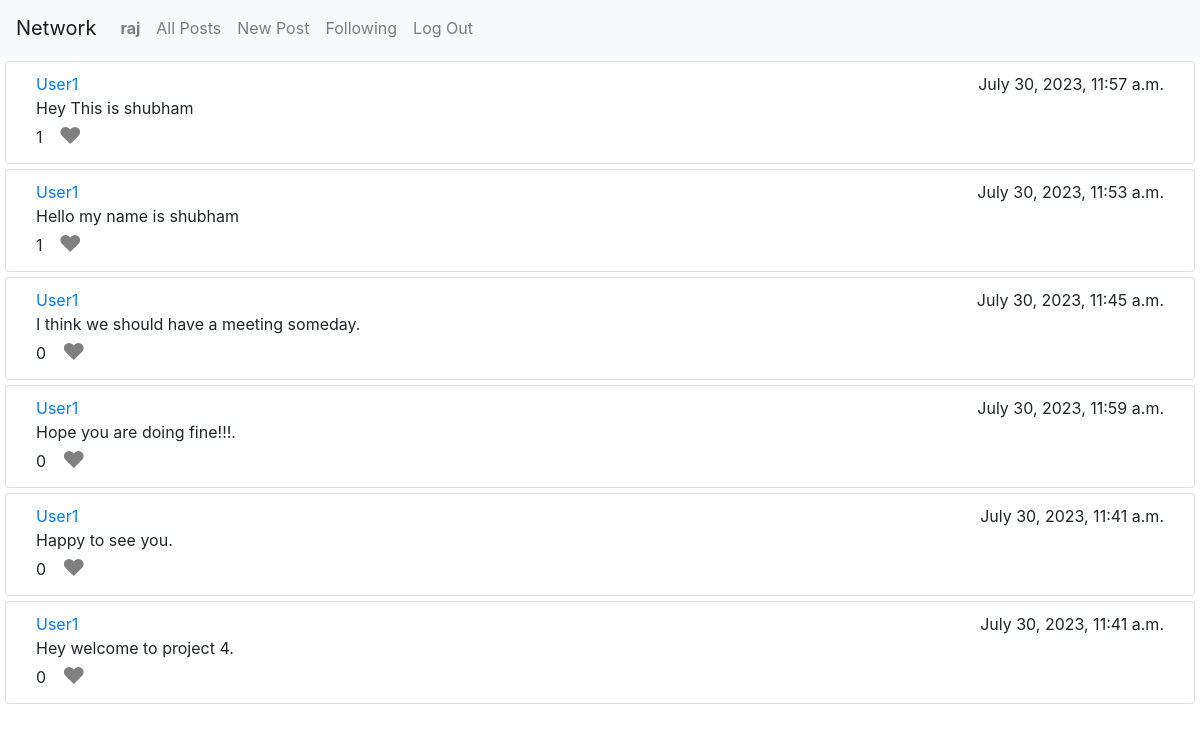
Page /following (signed in) on the committed database.
### network/models.py (models this page shows, shortened)
class User(AbstractUser):
    followers = models.ManyToManyField('self', related_name="followersUser", symmetrical=False, null=True, blank=True)
    following = models.ManyToManyField('self', related_name="followingUser", symmetrical=False, null=True, blank=True)

class Post(models.Model):
    user = models.ForeignKey(User, on_delete=models.CASCADE)
    post = models.TextField()
    time = models.DateTimeField(auto_now=True)
    likes = models.ManyToManyField(User, related_name='likepost')

### network/views.py (the view)
# urls.py: path("following", views.following, name="following"),
def following(request):
    if request.user.is_authenticated:
        currentUser = request.user
        followingList = User.objects.get(username = currentUser.username)
        post = None
        posts = []
        for list in followingList.following.all():
            if list != request.user:
                post=Post.objects.filter(user = list)
                posts.extend(post)
        if posts:
            posts.reverse()
        return render(request, "network/following.html", {"posts": posts})
    return HttpResponseRedirect('login')

### network/templates/network/following.html
{% extends "network/index.html" %}
{% block body %}
{{ block.super }}
{% endblock %}

### network/templates/network/index.html (shortened to what this page needs)
{% extends "network/layout.html" %}
{% block body %}
    {% for post in posts %}
    <div class="card" style="margin: 5px; box-sizing: border-box; padding: 10px 30px;">
        <div class="cardInner" style="display: flex; flex-direction: column;">
            <div style="display: flex; justify-content: space-between;">
                <a href="{% url 'profile' post.user %}">{{post.user}}</a>
                <div>{{post.time}}</div>
            </div>
            <div id="post-content-{{ post.id }}">{{post.post}}</div>
            <div style="display: flex; align-items: center;">
                <div id="post-content-like-count-{{ post.id }}">{{post.likes.count}}</div>
                {% if request.user in post.likes.all %}
                    <button class="like-button" id="post-content-like-button-{{ post.id }}" data-post-id="{{ post.id }}"  style="color: red;">&hearts;</button>
                {% else %}
                    <button class="like-button" id="post-content-like-button-{{ post.id }}" data-post-id="{{ post.id }}"  style="color: grey;" >&hearts;</button>
                {% endif %}
            </div>
        </div>
    </div>
    {% endfor %}
{% endblock %}

### network/templates/network/layout.html (shortened to what this page needs)
{% load static %}
<!DOCTYPE html>
<html lang="en">
    <head>
        <link rel="stylesheet" href="https://stackpath.bootstrapcdn.com/bootstrap/4.4.1/css/bootstrap.min.css">
        <link href="{% static 'network/styles.css' %}" rel="stylesheet">
    </head>
    <body style="height: 100vh;">
        <nav class="navbar navbar-expand-lg navbar-light bg-light">
            <a class="navbar-brand" href="">Network</a>
            <div>
              <ul class="navbar-nav mr-auto">
                {% if user.is_authenticated %}
                    <li class="nav-item">
                        <a class="nav-link" href="{% url 'profile' user.username %}"><strong>{{ user.username }}</strong></a>
                    </li>
                    <li class="nav-item">
                    <a class="nav-link" href="{% url 'index' %}">All Posts</a>
                    </li>
                    <li class="nav-item">
                        <a class="nav-link" href="{% url 'newpost' %}">New Post</a>
                    </li>
                    <li class="nav-item">
                        <a class="nav-link" href="{% url 'following' %}">Following</a>
                    </li>
                    <li class="nav-item">
                        <a class="nav-link" href="{% url 'logout' %}">Log Out</a>
                    </li>
                {% endif %}
              </ul>
            </div>
        </nav>
        <div class="body">
            {% block body %}
            {% endblock %}
        </div>
    </body>
</html>

### network/static/network/styles.css (style rules this page uses)
.like-button { color: grey; font-size: 23px; height: 23px; margin: 5px 10px; display: flex; align-items: center; background: none; border: none; }

### rows in the picture
User: username "raj"
Post: user "User1", time "July 30, 2023, 11:57 a.m.", post "Hey This is shubham", likes.count "1"
Post: user "User1", time "July 30, 2023, 11:53 a.m.", post "Hello my name is shubham", likes.count "1"
Post: user "User1", time "July 30, 2023, 11:45 a.m.", post "I think we should have a meeting someday.", likes.count "0"
Post: user "User1", time "July 30, 2023, 11:59 a.m.", post "Hope you are doing fine!!!.", likes.count "0"
Post: user "User1", time "July 30, 2023, 11:41 a.m.", post "Happy to see you.", likes.count "0"
Post: user "User1", time "July 30, 2023, 11:41 a.m.", post "Hey welcome to project 4.", likes.count "0"
